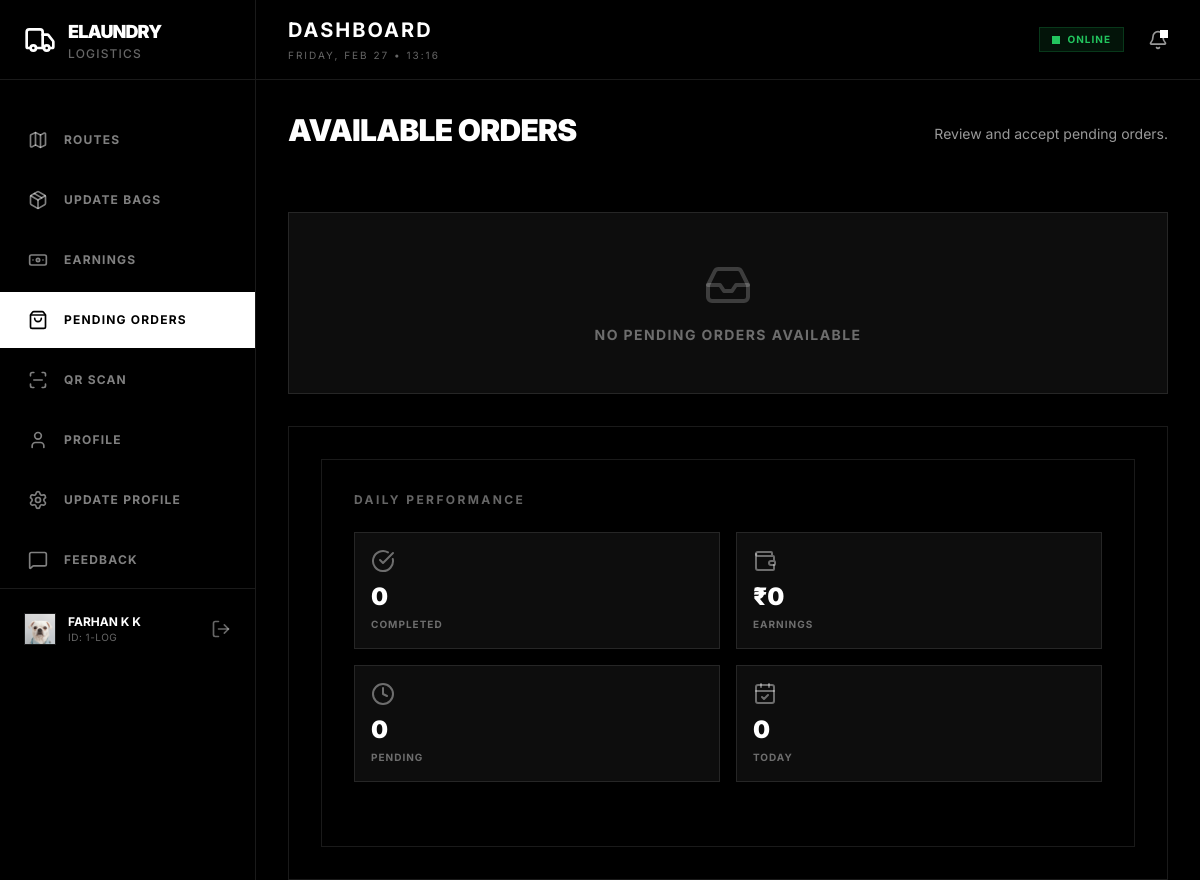
Screenshot of /deliveryman_pending_orders/ (signed in) with the database file from the repository.
### logistics/models.py (models this page shows)
class DeliveryMan(models.Model):
    first_name = models.CharField(max_length=50)
    last_name = models.CharField(max_length=50)
    email = models.EmailField(unique=True)
    phone_number = models.CharField(max_length=15)
    profile_image = models.CharField(max_length=100)
    license_image = models.CharField(max_length=100)
    house = models.CharField(max_length=100)
    district = models.CharField(max_length=100)
    place = models.CharField(max_length=100)
    post = models.CharField(max_length=100)
    pin = models.CharField(max_length=10)
    created_at = models.DateTimeField(auto_now_add=True)
    updated_at = models.DateTimeField(auto_now=True)
    LOGIN = models.ForeignKey(login, on_delete=models.CASCADE, default=1)

### logistics/views.py (the view, shortened to what this page needs)
# urls.py: path('deliveryman_pending_orders/', views.deliveryman_pending_orders, name='deliveryman_pending_orders'),
def deliveryman_pending_orders(request):
    context = get_logistics_context(request)
    if not context:
        return redirect("login")
    current_delivery_man = context['user']
    stats = context['stats']
    pending_orders = ServiceOrder.objects.filter(status="pending")
    context.update({
        "pending_orders": pending_orders,
    })
    return render(request, "deliveryman_pending_orders.html", context)

### logistics/templates/deliveryman_pending_orders.html (shortened to what this page needs)
{% extends 'logistics_home.html' %}
{% load static %}
{% block center_column %}
<div class="flex items-center justify-between mb-6">
    <h3 class="text-3xl font-black uppercase tracking-tight text-white mb-2">Available Orders</h3>
    <p class="text-white/60 text-sm">Review and accept pending orders.</p>
</div>
<div class="flex flex-col gap-4">
    {% if pending_orders %}
    {% for order in pending_orders %}
    <div class="group border border-white/10 p-6 bg-white/5 hover:bg-white/10 transition-colors relative">
        <div
            class="absolute top-0 right-0 bg-white text-black px-3 py-1 text-[10px] font-bold uppercase tracking-wider">
            Pending
        </div>
        <div class="flex flex-col md:flex-row gap-6 items-start md:items-center">
            <div class="flex flex-col items-center gap-1 min-w-[60px]">
                <span class="text-3xl font-black text-white/40 group-hover:text-white transition-colors">
                    {{ order.id }}
                </span>
                <span class="text-[10px] font-bold uppercase tracking-wider text-white/40">
                    {{ order.order_date|date:"H:i" }}
                </span>
            </div>
            <div class="h-10 w-[1px] bg-white/10 hidden md:block"></div>
            <div class="flex-1">
                <div class="flex items-center gap-2 mb-1">
                    <span class="bg-white/20 text-white text-[10px] font-bold px-2 py-0.5 uppercase tracking-wider">
                        {{ order.service_type }}
                    </span>
                    <h5 class="font-bold text-lg uppercase tracking-wide text-white">
                        {% if order.USER.first_name %}
                        {{ order.USER.first_name }}
                        {% elif order.BUSINESS.business_name %}
                        {{ order.BUSINESS.business_name }}
                        {% else %}
                        User #{{ order.USER_id }}
                        {% endif %}
                    </h5>
                </div>
                <p class="text-sm text-white/60 font-medium">
                    {% if order.USER.place %}
                    {{ order.USER.house }}, {{ order.USER.place }}
                    {% elif order.BUSINESS.place %}
                    {{ order.BUSINESS.place }}
                    {% else %}
                    Address Unavailable
                    {% endif %}
                </p>
                <div class="mt-3 flex gap-2">
                    <span class="text-[10px] border border-white/20 text-white/60 px-2 py-1 uppercase tracking-wide">
                        {{ order.order_date|date:"F d, Y" }}
                    </span>
                    <span class="text-[10px] border border-white/20 text-white/60 px-2 py-1 uppercase tracking-wide">
                        Make Payment
                    </span>
                </div>
            </div>
            <div class="flex flex-row md:flex-col gap-2 w-full md:w-auto">
                <form method="post" action="{% url 'deliveryman_pending_orders' %}" class="w-full">
                    {% csrf_token %}
                    <input type="hidden" name="order_id" value="{{ order.id }}">
                    <button type="submit"
                        class="w-full px-4 py-3 bg-white text-black text-[10px] font-bold uppercase tracking-widest hover:bg-white/90 transition-colors">
                        Assign to Me
                    </button>
                </form>
                <button
                    class="w-full px-4 py-3 border border-white/20 text-white text-[10px] font-bold uppercase tracking-widest hover:bg-white/5 transition-colors">
                    Details
                </button>
            </div>
        </div>
    </div>
    {% endfor %}
    {% else %}
    <div class="py-12 text-center border border-white/10 bg-white/5">
        <i data-lucide="inbox" class="w-12 h-12 text-white/20 mx-auto mb-4"></i>
        <p class="text-sm font-bold uppercase tracking-widest text-white/40">No Pending Orders Available</p>
    </div>
    {% endif %}
</div>
{% endblock %}

### logistics/templates/logistics_home.html (shortened to what this page needs)
<!DOCTYPE html>
<html class="dark" lang="en">
<head>
    {% load static %}
    <script src="https://cdn.tailwindcss.com?plugins=forms,container-queries"></script>
</head>
<body
    class="bg-background-light dark:bg-black font-display text-black dark:text-white antialiased overflow-hidden h-screen flex">
    <aside class="w-64 bg-black border-r border-white/10 flex-col hidden lg:flex h-full z-50 shrink-0">
        <div>
            <div class="h-20 flex items-center justify-center lg:justify-start lg:px-6 border-b border-white/10">
                <div class="flex items-center gap-3">
                    <i data-lucide="truck" class="text-white w-8 h-8"></i>
                    <h1 class="text-white text-lg font-black tracking-tighter uppercase hidden lg:block">ELaundry <span
                            class="text-white/40 font-medium text-xs block tracking-widest">Logistics</span></h1>
                </div>
            </div>
            <nav class="flex flex-col mt-8 gap-1">
                <a class="h-14 flex items-center px-4 lg:px-6 {% if request.resolver_match.url_name == 'view_assigned_services' %}bg-white text-black border-l-4 border-white{% else %}text-white/50 hover:text-white hover:bg-white/5 border-l-4 border-transparent hover:border-white/20{% endif %} transition-all group"
                    href="{% url 'view_assigned_services' %}">
                    <i data-lucide="map" class="w-5 h-5"></i>
                    <span class="ml-4 text-xs font-bold uppercase tracking-widest hidden lg:block">Routes</span>
                </a>
                <a class="h-14 flex items-center px-4 lg:px-6 {% if request.resolver_match.url_name == 'update_bags' %}bg-white text-black border-l-4 border-white{% else %}text-white/50 hover:text-white hover:bg-white/5 border-l-4 border-transparent hover:border-white/20{% endif %} transition-all group"
                    href="{% url 'update_bags' %}">
                    <i data-lucide="package" class="w-5 h-5"></i>
                    <span class="ml-4 text-xs font-bold uppercase tracking-widest hidden lg:block">Update Bags</span>
                </a>
                <a class="h-14 flex items-center px-4 lg:px-6 text-white/50 hover:text-white hover:bg-white/5 border-l-4 border-transparent hover:border-white/20 transition-all group"
                    href="#">
                    <i data-lucide="banknote" class="w-5 h-5"></i>
                    <span class="ml-4 text-xs font-bold uppercase tracking-widest hidden lg:block">Earnings</span>
                </a>
                <a class="h-14 flex items-center px-4 lg:px-6 {% if request.resolver_match.url_name == 'deliveryman_pending_orders' %}bg-white text-black border-l-4 border-white{% else %}text-white/50 hover:text-white hover:bg-white/5 border-l-4 border-transparent hover:border-white/20{% endif %} transition-all group"
                    href="{% url 'deliveryman_pending_orders' %}">
                    <i data-lucide="shopping-bag" class="w-5 h-5"></i>
                    <span class="ml-4 text-xs font-bold uppercase tracking-widest hidden lg:block">Pending Orders</span>
                </a>
                <a class="h-14 flex items-center px-4 lg:px-6 {% if request.resolver_match.url_name == 'scan_qr_page' %}bg-white text-black border-l-4 border-white{% else %}text-white/50 hover:text-white hover:bg-white/5 border-l-4 border-transparent hover:border-white/20{% endif %} transition-all group"
                    href="{% url 'scan_qr_page' %}">
                    <i data-lucide="scan-line" class="w-5 h-5"></i>
                    <span class="ml-4 text-xs font-bold uppercase tracking-widest hidden lg:block">QR Scan</span>
                </a>
                <a class="h-14 flex items-center px-4 lg:px-6 {% if request.resolver_match.url_name == 'profile_view' %}bg-white text-black border-l-4 border-white{% else %}text-white/50 hover:text-white hover:bg-white/5 border-l-4 border-transparent hover:border-white/20{% endif %} transition-all group"
                    href="{% url 'profile_view' %}">
                    <i data-lucide="user" class="w-5 h-5"></i>
                    <span class="ml-4 text-xs font-bold uppercase tracking-widest hidden lg:block">Profile</span>
                </a>
                <a class="h-14 flex items-center px-4 lg:px-6 {% if request.resolver_match.url_name == 'profile_update' %}bg-white text-black border-l-4 border-white{% else %}text-white/50 hover:text-white hover:bg-white/5 border-l-4 border-transparent hover:border-white/20{% endif %} transition-all group"
                    href="{% url 'profile_update' %}">
                    <i data-lucide="settings" class="w-5 h-5"></i>
                    <span class="ml-4 text-xs font-bold uppercase tracking-widest hidden lg:block">Update Profile</span>
                </a>
                <a class="h-14 flex items-center px-4 lg:px-6 {% if request.resolver_match.url_name == 'feedback_list' %}bg-white text-black border-l-4 border-white{% else %}text-white/50 hover:text-white hover:bg-white/5 border-l-4 border-transparent hover:border-white/20{% endif %} transition-all group"
                    href="{% url 'feedback_list' %}">
                    <i data-lucide="message-square" class="w-5 h-5"></i>
                    <span class="ml-4 text-xs font-bold uppercase tracking-widest hidden lg:block">Feedback</span>
                </a>
            </nav>
        </div>
        <div class="p-4 lg:p-6 border-t border-white/10">
            <div class="flex items-center gap-3">
                <div
                    class="w-8 h-8 flex items-center justify-center overflow-hidden rounded-full border border-white/10">
                    {% if user.profile_image %}
                    <img src="{{ user.profile_image }}" alt="Profile" class="w-full h-full object-cover">
                    {% else %}
                    <div class="w-full h-full bg-white/10 flex items-center justify-center text-xs font-bold">{{
                        user.first_name|slice:":1" }}</div>
                    {% endif %}
                </div>
                <div class="hidden lg:block">
                    <p class="text-xs font-bold uppercase">{{ user.first_name }} {{ user.last_name }}</p>
                    <p class="text-[10px] text-white/40 uppercase tracking-wider">ID: {{ user.id }}-LOG</p>
                </div>
                <a href="{% url 'logout' %}" class="ml-auto text-white/40 hover:text-white hidden lg:block"
                    title="Logout">
                    <i data-lucide="log-out" class="w-5 h-5"></i>
                </a>
            </div>
        </div>
    </aside>
    <main class="flex-1 flex flex-col h-full overflow-hidden bg-black relative">
        <header class="h-20 border-b border-white/10 flex items-center justify-between px-8 bg-black shrink-0">
            <div class="flex items-center gap-4">
                <div>
                    <h2 class="text-xl font-bold uppercase tracking-widest">Dashboard</h2>
                    <p class="text-[10px] text-white/40 uppercase tracking-[0.2em] mt-1">{% now "l, M d • H:i" %}</p>
                </div>
            </div>
            <div class="flex items-center gap-6">
                <div class="flex items-center gap-2 px-3 py-1 border border-green-500/20 bg-green-500/10">
                    <span class="relative flex h-2 w-2">
                        <span class="relative inline-flex rounded-full h-2 w-2 bg-green-500"></span>
                    </span>
                    <span class="text-[10px] font-bold uppercase tracking-widest text-green-500">Online</span>
                </div>
                <button class="relative text-white/60 hover:text-white">
                    <i data-lucide="bell" class="w-5 h-5"></i>
                    <span class="absolute top-0 right-0 w-2 h-2 bg-white rounded-full"></span>
                </button>
            </div>
        </header>
        <div class="flex-1 overflow-y-auto p-8 no-scrollbar">
            {% block content %}
            <div class="grid grid-cols-1 xl:grid-cols-3 gap-8 max-w-7xl mx-auto h-full">
                <div class="xl:col-span-2 flex flex-col gap-8">
                    {% block center_column %}{% endblock %}
                </div>
                <div class="flex flex-col gap-8">
                    <div class="border border-white/10 p-8 bg-black flex flex-col">
                        <div class="border border-white/10 p-8 bg-black flex flex-col">
                            <h4 class="text-xs font-bold uppercase tracking-[0.2em] text-white/40 mb-6">Daily
                                Performance
                            </h4>
                            <div class="grid grid-cols-2 gap-4 mb-8">
                                <div class="p-4 border border-white/10 bg-white/5">
                                    <i data-lucide="check-circle" class="text-white/40 w-6 h-6 mb-2"></i>
                                    <div class="text-2xl font-black text-white">{{ stats.completed_count|default:"0" }}
                                    </div>
                                    <div class="text-[10px] font-bold uppercase tracking-widest text-white/40 mt-1">
                                        Completed</div>
                                </div>
                                <div class="p-4 border border-white/10 bg-white/5">
                                    <i data-lucide="wallet" class="text-white/40 w-6 h-6 mb-2"></i>
                                    <div class="text-2xl font-black text-white">₹{{ stats.earnings|default:"0" }}</div>
                                    <div class="text-[10px] font-bold uppercase tracking-widest text-white/40 mt-1">
                                        Earnings
                                    </div>
                                </div>
                                <div class="p-4 border border-white/10 bg-white/5">
                                    <i data-lucide="clock" class="text-white/40 w-6 h-6 mb-2"></i>
                                    <div class="text-2xl font-black text-white">{{ stats.pending_count|default:"0" }}
                                    </div>
                                    <div class="text-[10px] font-bold uppercase tracking-widest text-white/40 mt-1">
                                        Pending
                                    </div>
                                </div>
                                <div class="p-4 border border-white/10 bg-white/5">
                                    <i data-lucide="calendar-check" class="text-white/40 w-6 h-6 mb-2"></i>
                                    <div class="text-2xl font-black text-white">{{ stats.today_count|default:"0" }}
                                    </div>
                                    <div class="text-[10px] font-bold uppercase tracking-widest text-white/40 mt-1">
                                        Today
                                    </div>
                                </div>
                            </div>
                        </div>
                    </div>
                </div>
                {% endblock %}
            </div>
    </main>
</body>
</html>

### rows the page displays
DeliveryMan: profile_image (picture), first_name "FARHAN", last_name "K K", id "1"

### other values shown
{{ stats.completed_count|default:"0" }} "0"
{{ stats.earnings|default:"0" }} "0"
{{ stats.pending_count|default:"0" }} "0"
{{ stats.today_count|default:"0" }} "0"
